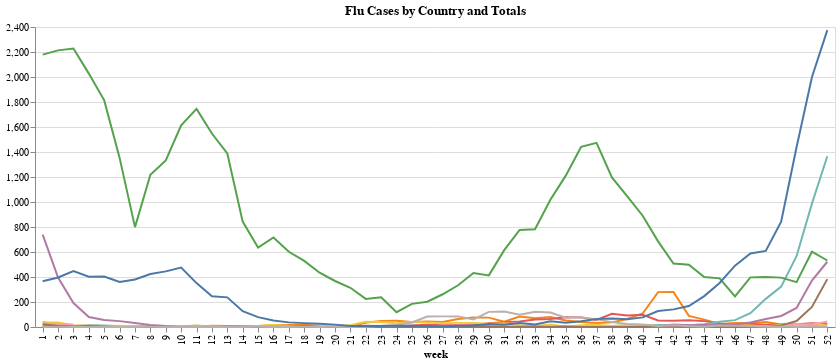

Here is the notebook cell this chart was saved with:
### Code cell
plot_brush = alt.selection_interval(encodings=['x'])

line = alt.Chart(normed).mark_line().encode(
    x='week:N',
    y=alt.X('value:Q', title=None),
    color=alt.Color('country:N', legend=None),
).properties(
    width=800,
    title='Flu Cases by Country and Totals',
    selection=plot_brush
)

line

### Figure 1 — Vega-Lite specification as saved in the notebook (floating-point values rounded to 4 significant figures; data arrays with more than 128 entries replaced by an {"elided": "..."} marker saying what was removed)
{"$schema": "https://vega.github.io/schema/vega-lite/v2.4.3.json", "config": {"view": {"height": 300, "width": 400}}, "data": {"values": {"elided": "572 records"}}, "encoding": {"color": {"field": "country", "legend": null, "type": "nominal"}, "x": {"field": "week", "type": "nominal"}, "y": {"field": "value", "title": null, "type": "quantitative"}}, "mark": "line", "selection": {"selector017": {"encodings": ["x"], "mark": {"fill": "#333", "fillOpacity": 0.125, "stroke": "white"}, "on": "[mousedown, window:mouseup] > window:mousemove!", "resolve": "global", "translate": "[mousedown, window:mouseup] > window:mousemove!", "type": "interval", "zoom": "wheel!"}}, "title": "Flu Cases by Country and Totals", "width": 800}
